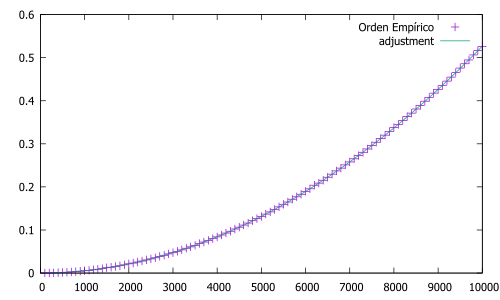

Reproduce this figure in gnuplot.
set terminal pdf color
set output 'practica1-gnuplottex-fig3.pdf'
f(x)=5.26918e-009*x*x-3.93483e-008*x+8.30631e-005
plot "./datos/zapatospies.dat" title 'Orden Empírico', f(x) title 'adjustment'
